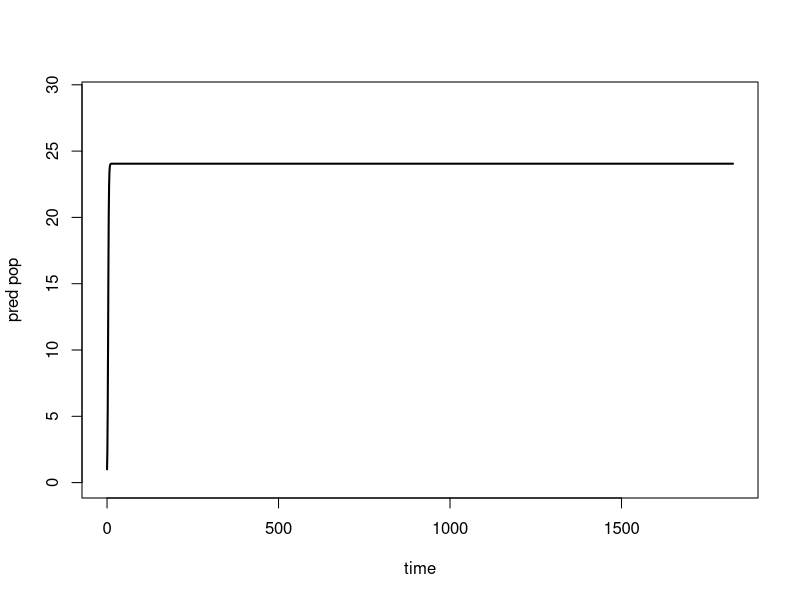
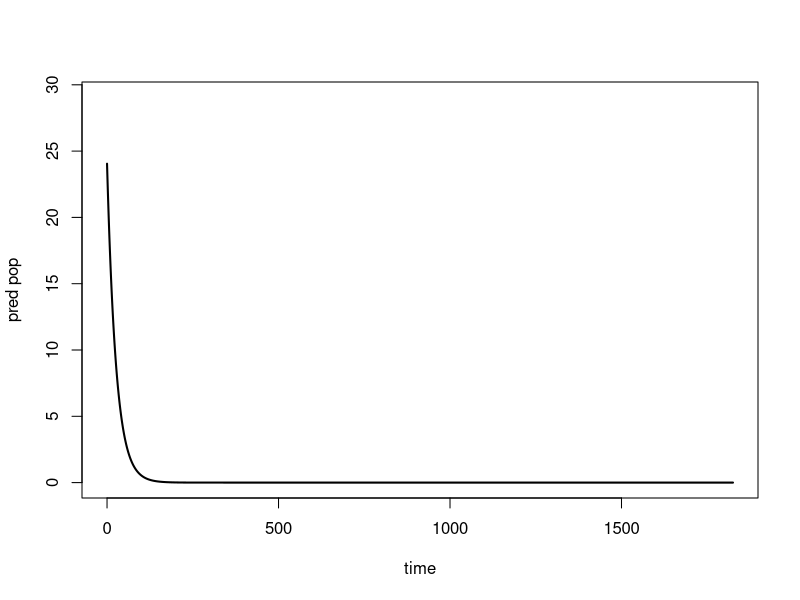
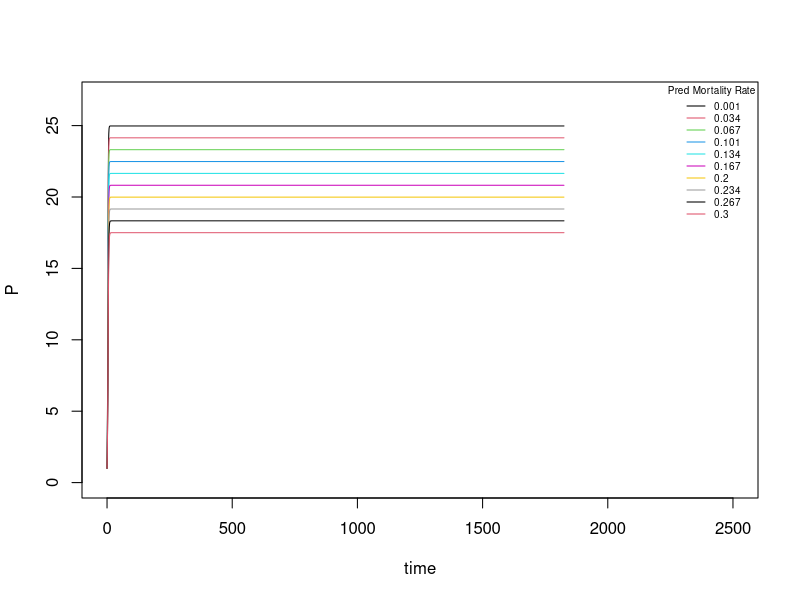

Generate these figures, in order, with R: (Note: this script raises an error after producing the figures.)
require(deSolve)

#Pop dynamics ##########
prawns = function(t, n, parameters){
  with(as.list(parameters),{
    
    mu_Pq = mu_P #*f(Q)
    
    P=n[1]
    
    dPdt= f_P*(1-P/(phi_P*A))*P - mu_Pq*P
    
    return(list(dPdt))
  })
}

area = 200
nstrt = c(P=1)
time = seq(0, 365*5, 1)

prpar = c(f_P = 1,
          phi_P = 0.125,
          mu_P = 0.038,
          A = area)

proutput = as.data.frame(ode(nstrt, time, prawns, prpar))

plot(x = proutput$time, y = proutput$P, lwd=2, xlab = 'time', ylab = 'pred pop', 
     type = 'l', ylim = c(0, max(proutput$P+5)))

nstrt2 = c(P = max(proutput$P))

#Halt reproduction and see how long population persists
prpar2 = c(f_P = 0,
           phi_P = 0.1,
           mu_P = 0.038,
           A = area)

proutput2 = as.data.frame(ode(nstrt2, time, prawns, prpar2))

plot(x = proutput2$time, y = proutput2$P, lwd=2, xlab = 'time', ylab = 'pred pop', 
     type = 'l', ylim = c(0, max(proutput2$P+5)))

# Calculate PDF f(t) = -dP(t)/dt (i.e. numerically approximate derivative of survival curve)
vect = proutput2$P
  deriv = numeric(length(vect)-1)
for (i in 1:(length(vect)-1)) {
  deriv[i] = vect[i] - vect[i+1]
}

deriv2 = deriv/proutput2$P[1]
deriv2 = deriv2[-(length(deriv2))]
sum(deriv2) 

x = 0:(length(deriv2)-1)

# Calculate life expectancy
sum(x*deriv2)   #Estimate mean of exponentially distrubted lifespans

#Check stability of the model in relation to pred mortality
mup.seq = seq(1e-3, 0.3, length.out = 10)
mup.arr = array(data = NA, dim = c(length(mup.seq), length(time), 2))

for(i in 1:length(mup.seq)){
  prpar['mu_P'] = mup.seq[i]
  mup.arr[i, , ] = ode(nstrt, time, prawns, prpar)
}

plot(mup.arr[1, ,1], mup.arr[1, ,2], type = 'l', xlab = 'time', ylab = 'P',
     ylim = c(0, max(mup.arr[, , 2])+2), xlim = c(0,2500))
  for(j in 2:length(mup.seq)){
    lines(mup.arr[j, ,1], mup.arr[j, ,2], col = j)
  } #population persists up to mortality rates of ~0.2
    legend('topright', legend = round(mup.seq,3), lty = 1, col = c(1:length(mup.seq)),
           bty = 'n', cex = 0.6, title = 'Pred Mortality Rate')
    
#Check out predator function in relation to handling time ############
pred.dy = function(phi_P = 0.1, muP = 0.038, f_P = 0.82,
                   f_N = 0.6, phi_N = 50, mu_N = 0.03,
                   alpha = 0.6, Th = 0.2, area = 200){
  #Equilibrium estimate of P given prawn predator parameters and q
  P.eq = phi_P*area*(1 - muP/f_P)         
  attack = alpha/area/30
  
  #Equilibrium estimate of N given snail parameters
  N.eq = max(uniroot.all(f = function(N){(f_N)*(1 - N/(phi_N*area)) - mu_N - (P.eq*attack*(N/area))/(1+attack*Th*(N/area))},
                         c(0, as.numeric(phi_N*area))))
  
  #Equilibrium predation rate estimate
  psi.eq = (P.eq*attack*(N.eq/area))/(1+attack*Th*(N.eq/area))
  
  return(c( N.eq, P.eq, psi.eq, psi.eq/P.eq))
} 
  pred.dy()
  
  #Th relation to N.eq  
  plot(seq(0,50,0.1), sapply(seq(0,50,0.1), pred.dy, phi_P = 0.1, muP = 0.038, f_P = 0.82,
                             f_N = 0.6, phi_N = 50, mu_N = 0.03,
                             alpha = 0.6, area = 200)[1,], 
       type = 'l', xlab = 'Th', ylab = 'N.eq')
  #alpha relation to N.eq
  plot(seq(0,10,0.1), sapply(seq(0,10,0.1), pred.dy, phi_P = 0.1, muP = 0.038, f_P = 0.82,
                             f_N = 0.6, phi_N = 50, mu_N = 0.03,
                             Th = 0.2, area = 200)[1,], 
       type = 'l', xlab = 'alpha', ylab = 'N.eq')
  #phi_N relation to N.eq
  plot(seq(10,100,1), sapply(seq(10,100,1), pred.dy, phi_P = 0.1, muP = 0.038, f_P = 0.82,
                             f_N = 0.6, mu_N = 0.03,
                             alpha = 0.6, Th = 0.2, area = 200)[1,], 
       type = 'l', xlab = 'phi_N', ylab = 'N.eq')
    
